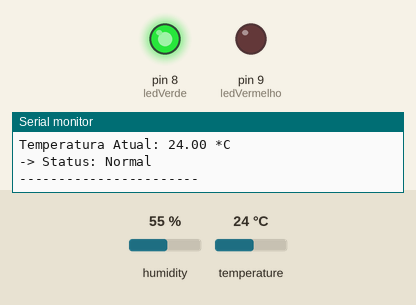
A sketch run on a simulated Arduino Uno, built with avr-gcc and run on an emulated ATmega328P. Parts: output pins drawn as LEDs (lit = HIGH), the last lines printed to the serial monitor. Inputs (shaded band) come from the test bench; at power-on: temperature 24 °C, humidity 55 %.

Above: at 4.8 s.
4.9 s: temperature set to 27 °C
7.9 s: temperature set to 30 °C
At 9.2 s:
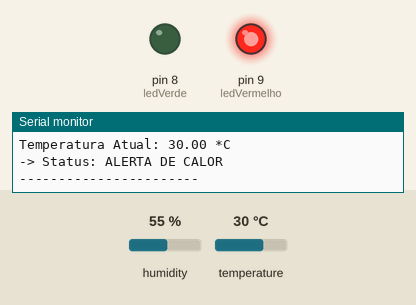
10.9 s: temperature set to 12 °C
At 12.6 s:
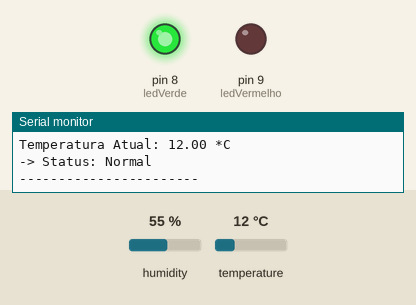
Timing chart, 0 to 14.1 s (numbered marks = the images above; inputs shaded):
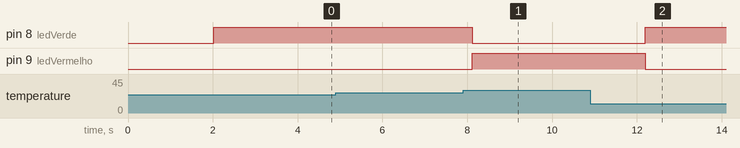

The sketch:

monitor_temperatura.ino
```cpp
/*
 * PROJETO: Monitor de Temperatura e Umidade com Alerta Visual
 * AUTORA: Elly Lima
 * DESCRIÇÃO:
 * Este código lê dados de um sensor de temperatura (DHT11).
 * - Se a temperatura estiver abaixo de 28°C (agradável), acende o LED Verde.
 * - Se passar de 28°C (alerta de calor), apaga o verde e acende o LED Vermelho.
 * O monitor serial exibe as leituras em tempo real.
 */

// Inclui a biblioteca necessária para o sensor DHT
#include "DHT.h"

// --- CONFIGURAÇÃO DOS PINOS (HARDWARE) ---
#define DHTPIN 2     // O pino digital onde o sensor está conectado
#define DHTTYPE DHT11   // Define o modelo do sensor (DHT11 é o azulzinho comum)

// Define onde os LEDs estão conectados
const int ledVerde = 8;
const int ledVermelho = 9;

// Inicializa o sensor com as configurações acima
DHT dht(DHTPIN, DHTTYPE);

void setup() {
  // --- Esta parte roda apenas uma vez quando liga o Arduino ---

  Serial.begin(9600); // Inicia a comunicação para mostrar dados na tela do PC
  Serial.println("Iniciando monitoramento...");

  dht.begin(); // Liga o sensor

  // Define que os pinos dos LEDs são saídas de energia
  pinMode(ledVerde, OUTPUT);
  pinMode(ledVermelho, OUTPUT);
}

void loop() {
  // --- Esta parte roda repetidamente para sempre ---

  delay(2000); // Espera 2 segundos entre cada leitura

  // Lê a temperatura em Celsius
  float temperatura = dht.readTemperature();

  // Verifica se o sensor falhou
  if (isnan(temperatura)) {
    Serial.println("Falha ao ler o sensor DHT!");
    return; // Tenta de novo na próxima volta
  }

  // Mostra a temperatura atual no monitor serial
  Serial.print("Temperatura Atual: ");
  Serial.print(temperatura);
  Serial.println(" *C");

  // --- LÓGICA DE DECISÃO (O "CÉREBRO" DO PROJETO) ---
  // Se a temperatura for maior que 28 graus, é considerado "Alerta de Calor"
  if (temperatura > 28) {
    digitalWrite(ledVermelho, HIGH); // Liga o LED vermelho
    digitalWrite(ledVerde, LOW);     // Desliga o LED verde
    Serial.println("-> Status: ALERTA DE CALOR");
  }
  else {
    // Se não for maior que 28, está agradável
    digitalWrite(ledVerde, HIGH);    // Liga o LED verde
    digitalWrite(ledVermelho, LOW);  // Desliga o LED vermelho
    Serial.println("-> Status: Normal");
  }
  Serial.println("-----------------------");
}
```

Measured:
- the behaviour switches between 28 and 29 °C on temperature (found by bisection; images 0 and 1)
- after the input at 7.9 s, pin 8 (ledVerde): HIGH → LOW after 0.22 s; pin 9 (ledVermelho): LOW → HIGH after 0.22 s
- after the input at 10.9 s, pin 8 (ledVerde): LOW → HIGH after 1.3 s; pin 9 (ledVermelho): HIGH → LOW after 1.3 s
